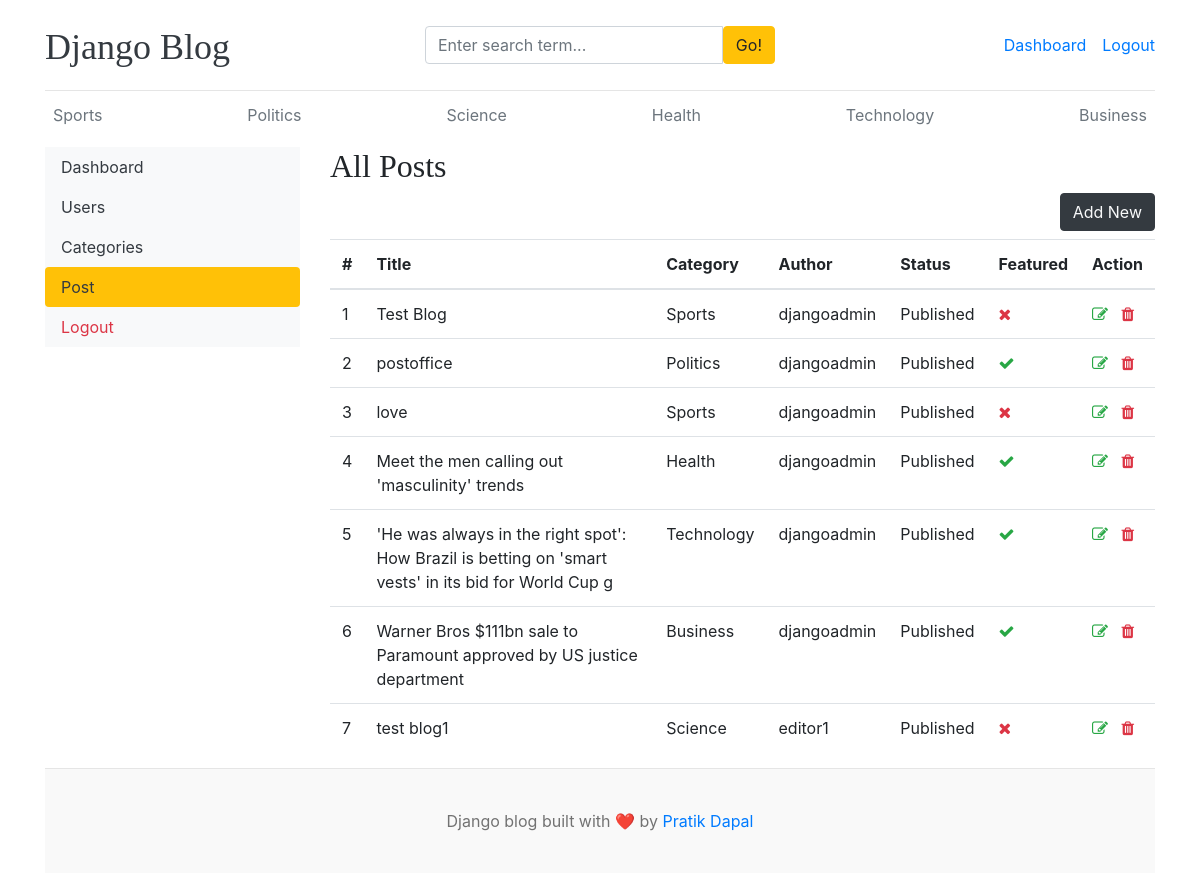
/dashboard/posts/ (signed in), run on an earlier commit of the app's database.
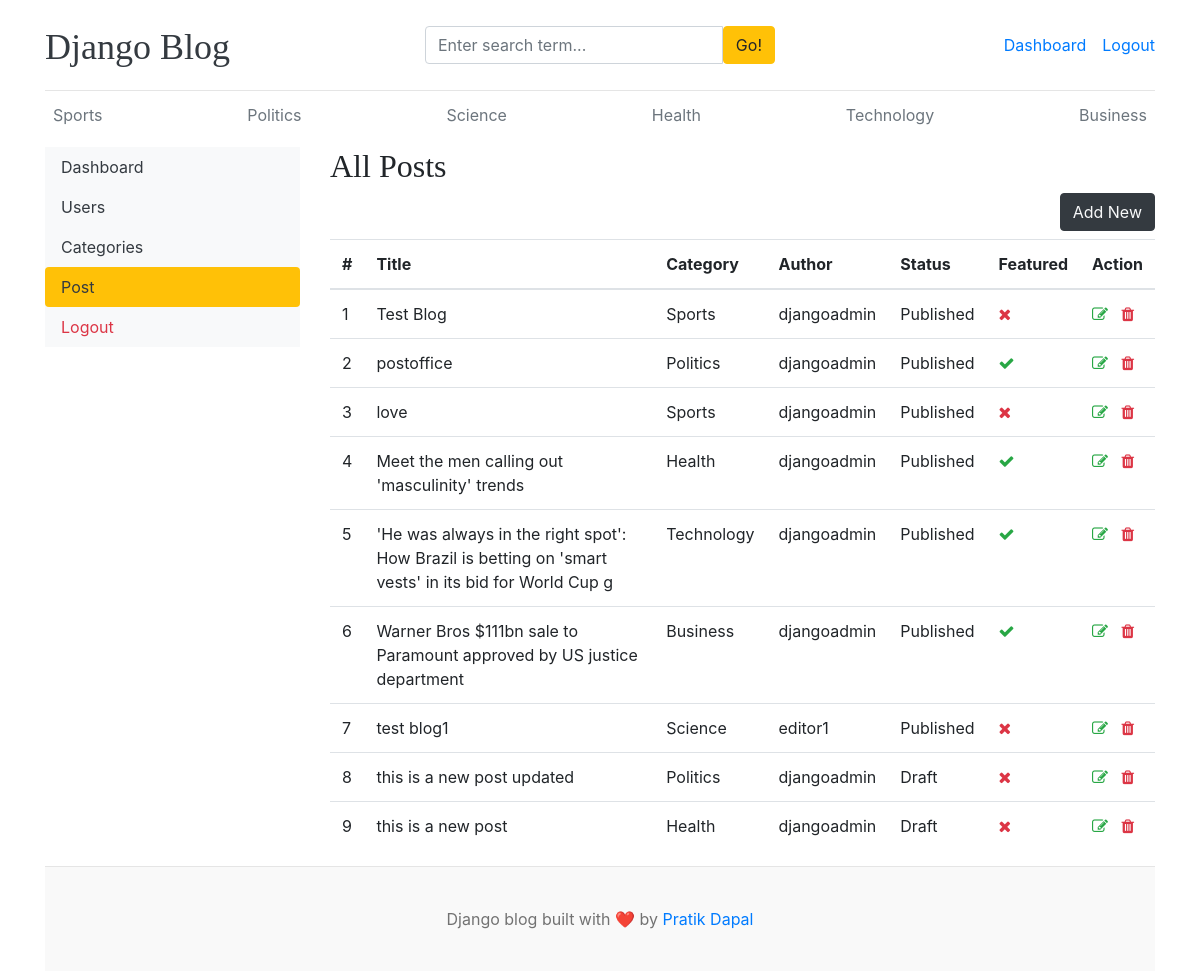
And on a later commit of the database.
### blogs/models.py (models this page shows, shortened)
class Category(models.Model):
    category_name = models.CharField(max_length=50, unique=True)
    created_at = models.DateTimeField(auto_now_add=True)
    updated_at = models.DateTimeField(auto_now=True)
    class Meta:
        verbose_name_plural= 'categories'
    def __str__(self):
        return self.category_name

class Blog(models.Model):
    title = models.CharField(max_length=100)
    slug = models.SlugField(max_length=150, unique=True, blank=True)
    category = models.ForeignKey(Category, on_delete=models.CASCADE)
    author = models.ForeignKey(User, on_delete=models.CASCADE)
    featured_image = models.ImageField(upload_to='uploads/%Y/%m/%d')
    short_description = models.TextField(max_length=500)
    blog_body = models.TextField(max_length=2000)
    status = models.CharField(max_length=20, choices=STATUS_CHOICES ,default="Drafts")
    is_featured = models.BooleanField(default=False)
    created_at = models.DateTimeField(auto_now_add=True)
    updated_at = models.DateTimeField(auto_now=True)

### dashboards/views.py (the view)
# urls.py: path('posts/', views.posts, name='posts'),
@staff_required
def posts(request):
    posts = Blog.objects.all()
    context = {
        'posts':posts,
    }
    return render(request, 'dashboard/posts.html', context)

### blogs/context_processors.py (called while the page is built)
def get_categories(request):
    categories = Category.objects.all()
    return dict(categories=categories)

def get_social_links(request):
    social_links = SocialLink.objects.all()
    return dict(social_links=social_links)

### dashboards/views.py (called while the page is built)
def staff_required(view_func):
    @wraps(view_func)
    def wrapper(request, *args, **kwargs):
        if not request.user.is_authenticated:
            return redirect('login')
        if not request.user.is_staff:
            return render(request, 'permission_denied.html', status=403)
        return view_func(request, *args, **kwargs)
    return wrapper

### templates/dashboard/posts.html (shortened to what this page needs)
{% extends "base.html" %}
{% block content %}
<div class="row">
     {% include 'dashboard/sidebar.html' %}
     <div class="col-md-9">
        <h2>All Posts</h2>
        <a href="{% url 'add_post' %}" class="btn btn-dark text-light float-right mb-2">Add New</a>
        <table class="table table-hover">
            <thead>
                <tr>
                    <th>#</th>
                    <th>Title</th>
                    <th>Category</th>
                    <th>Author</th>
                    <th>Status</th>
                    <th>Featured</th>
                    <th>Action</th>
                </tr>
            </thead>
            <tbody>
            {% for post in posts  %}
                <tr>
                    <td>{{ forloop.counter }}</td>
                    <td>{{ post.title }}</td>
                    <td>{{ post.category }}</td>
                    <td>{{ post.author }}</td>
                    <td>{{ post.status}}</td>
                    <td>{% if post.is_featured %}<i class="fa fa-check text-success"></i>{% else %}<i class="fa fa-times text-danger"></i>{% endif %}</td>
                    <td>
                        <a href="{% url 'edit_post' post.id %}"><i class="fa fa-edit text-success"></i></a>
                        <a href="{% url 'delete_post' post.id %}"><i class="fa fa-trash text-danger"></i></a>
                    </td>
                </tr>
                {% endfor %}
            </tbody>
</table>
     </div>
</div>
{% endblock  %}

### templates/base.html (shortened to what this page needs)
{% load static%}
<!DOCTYPE html>
<html lang="en">
  <head>
    <link href="https://getbootstrap.com/docs/4.0/dist/css/bootstrap.min.css" rel="stylesheet">
    <link href="{% static 'css/blog.css'%}" rel="stylesheet">
    <link rel="stylesheet" href="https://cdnjs.cloudflare.com/ajax/libs/font-awesome/4.7.0/css/font-awesome.min.css">
  </head>
  <body>
    <div class="container">
      <header class="blog-header py-3">
        <div class="row flex-nowrap justify-content-between align-items-center">
          <div class="col-4 pt-1">
            <a class="blog-header-logo text-dark" href="/">Django Blog</a>
          </div>
          <div class="col-4">
            <form action="{% url "search" %}" method="GET">
              <div class="input-group">
                <input class="form-control" type="text" name="keyword" value="{{ keyword }}" placeholder="Enter search term..." aria-label="Enter search term...">
                <button type="submit" class="btn btn-warning" id="button-search" type="button">Go!</button>
              </div>
            </form>
          </div>
          <div class="col-4 d-flex justify-content-end align-items-center">
            {% if not user.is_authenticated %}
              <a class="btn btn-sm btn-warning" href="{% url 'login' %}">Login</a> &nbsp;
              <a class="btn btn-sm btn-outline-secondary" href="{% url 'register' %}">Register</a>
            {% else %}
            {% if user.is_staff %}
              <span>
               <a href="{% url 'dashboard' %}">Dashboard</a>
              </span>
            {% endif %}
              <span>
               <a href="{% url 'logout' %}">Logout</a>
              </span>
            {% endif %}
          </div>
        </div>
      </header>
      <div class="nav-scroller py-1 mb-2">
        <nav class="nav d-flex justify-content-between">
          {% for cat in categories %}
          <a class="p-2 text-muted" href="{% url 'posts_by_category' cat.id %}">{{ cat.category_name}}</a>
          {% endfor %}
        </nav>
      </div>
      {% block content%}
       {% endblock %}
    <footer class="blog-footer">
      <p>Django blog built with ❤️ by <a href="#">Pratik Dapal</a></p>
    </footer>
  </body>
</html>

What changed in the data, as far as the page shows it:
added Blog: title "this is a new post updated", category "Politics", author "djangoadmin", status "Draft", is_featured False (drawn)
added Blog: title "this is a new post", category "Health", author "djangoadmin", status "Draft", is_featured False (drawn)
